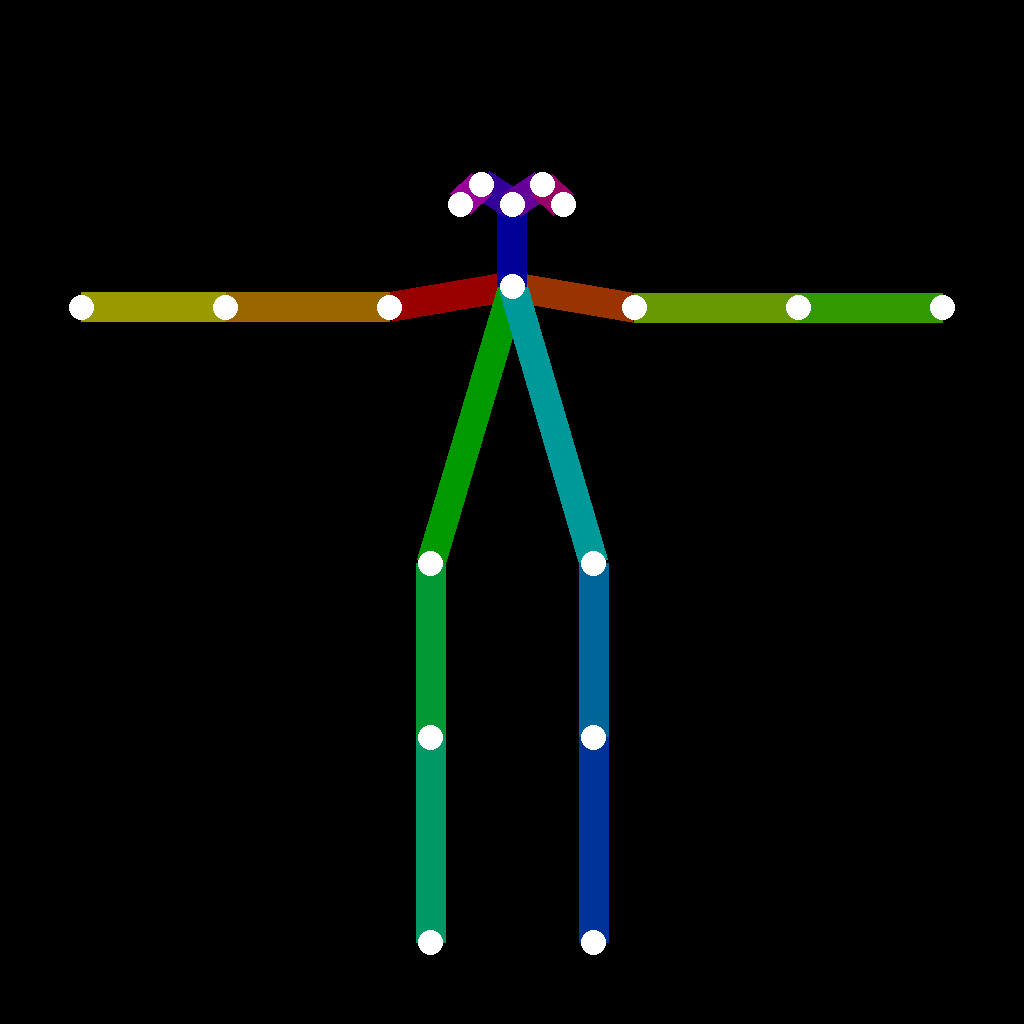

Write Python code to recreate this figure.
"""
FabMesh T-pose skeleton generator (OpenPose format) for ControlNet guidance.

Outputs a 1024×1024 RGB image with colored bones + keypoints in the
standard OpenPose COCO 18-keypoint layout, which xinsir's SDXL OpenPose
ControlNet is trained on.

Run once to produce `tpose_skeleton.png` next to this file. The
juggernaut bridge loads that PNG as the control_image when the user
prompt asks for a T-pose character.

Coordinate convention (normalized [0,1] then scaled to target size):
  nose           (0.50, 0.20)
  neck           (0.50, 0.28)
  R_shoulder     (0.38, 0.30)
  R_elbow        (0.22, 0.30)
  R_wrist        (0.08, 0.30)   ← arms fully extended horizontally
  L_shoulder     (0.62, 0.30)
  L_elbow        (0.78, 0.30)
  L_wrist        (0.92, 0.30)   ← arms fully extended horizontally
  R_hip          (0.42, 0.55)
  R_knee         (0.42, 0.72)
  R_ankle        (0.42, 0.92)
  L_hip          (0.58, 0.55)
  L_knee         (0.58, 0.72)
  L_ankle        (0.58, 0.92)
  R_eye          (0.47, 0.18)
  L_eye          (0.53, 0.18)
  R_ear          (0.45, 0.20)
  L_ear          (0.55, 0.20)
"""
from PIL import Image, ImageDraw
import os


def build_tpose_skeleton(size: int = 1024) -> Image.Image:
    W = H = size
    img = Image.new('RGB', (W, H), (0, 0, 0))
    d = ImageDraw.Draw(img)

    # Keypoints normalized coords
    kpts_norm = {
        'nose':       (0.50, 0.20),
        'neck':       (0.50, 0.28),
        'r_shoulder': (0.38, 0.30),
        'r_elbow':    (0.22, 0.30),
        'r_wrist':    (0.08, 0.30),
        'l_shoulder': (0.62, 0.30),
        'l_elbow':    (0.78, 0.30),
        'l_wrist':    (0.92, 0.30),
        'r_hip':      (0.42, 0.55),
        'r_knee':     (0.42, 0.72),
        'r_ankle':    (0.42, 0.92),
        'l_hip':      (0.58, 0.55),
        'l_knee':     (0.58, 0.72),
        'l_ankle':    (0.58, 0.92),
        'r_eye':      (0.47, 0.18),
        'l_eye':      (0.53, 0.18),
        'r_ear':      (0.45, 0.20),
        'l_ear':      (0.55, 0.20),
    }
    kpts = {k: (int(x * W), int(y * H)) for k, (x, y) in kpts_norm.items()}

    # Bones — (from, to, color) in OpenPose standard RGB palette
    # (colors from openpose's renderPoseKeypointsCpu defaults)
    bones = [
        ('neck',       'r_shoulder', (153,   0,   0)),
        ('neck',       'l_shoulder', (153,  51,   0)),
        ('r_shoulder', 'r_elbow',    (153, 102,   0)),
        ('r_elbow',    'r_wrist',    (153, 153,   0)),
        ('l_shoulder', 'l_elbow',    (102, 153,   0)),
        ('l_elbow',    'l_wrist',    ( 51, 153,   0)),
        ('neck',       'r_hip',      (  0, 153,   0)),
        ('r_hip',      'r_knee',     (  0, 153,  51)),
        ('r_knee',     'r_ankle',    (  0, 153, 102)),
        ('neck',       'l_hip',      (  0, 153, 153)),
        ('l_hip',      'l_knee',     (  0, 102, 153)),
        ('l_knee',     'l_ankle',    (  0,  51, 153)),
        ('neck',       'nose',       (  0,   0, 153)),
        ('nose',       'r_eye',      ( 51,   0, 153)),
        ('nose',       'l_eye',      (102,   0, 153)),
        ('r_eye',      'r_ear',      (153,   0, 153)),
        ('l_eye',      'l_ear',      (153,   0, 102)),
    ]

    # Bone thickness ~3% of W (OpenPose ControlNet expects thick limbs)
    th = max(6, int(W * 0.03))
    for a, b, col in bones:
        d.line([kpts[a], kpts[b]], fill=col, width=th)

    # Joint dots
    joint_col = (255, 255, 255)
    r = max(4, int(W * 0.012))
    for k, (x, y) in kpts.items():
        d.ellipse([x - r, y - r, x + r, y + r], fill=joint_col)

    return img


if __name__ == '__main__':
    out_dir = os.path.dirname(os.path.abspath(__file__))
    img = build_tpose_skeleton(1024)
    out_path = os.path.join(out_dir, 'tpose_skeleton.png')
    img.save(out_path)
    print(f'wrote: {out_path}')
